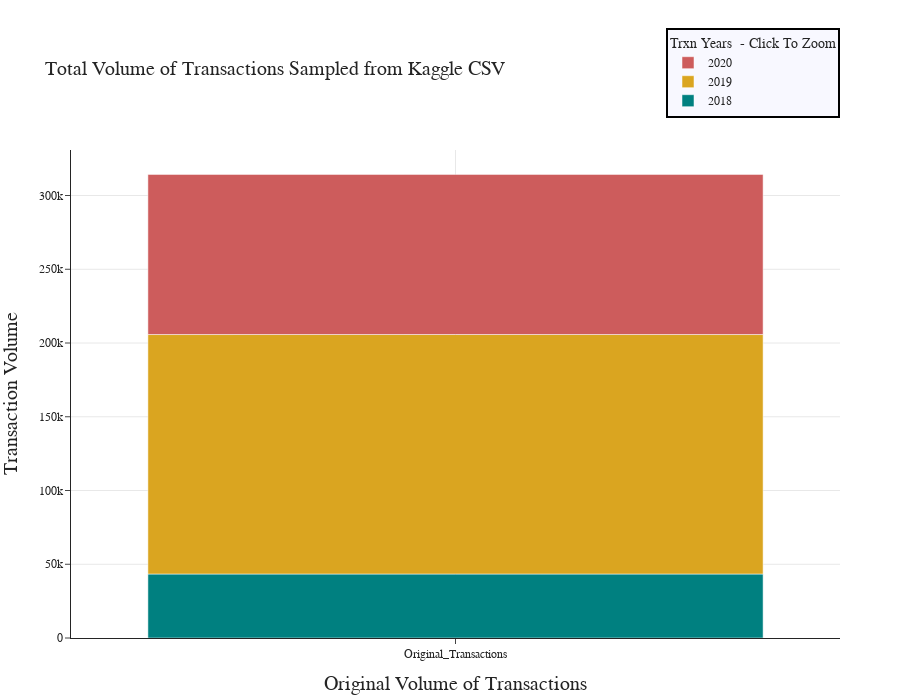

Notebook source saved alongside this figure:
### Code cell
# Call function to display Bar Chart for original Trxn Size Breakdown per Year
col_list2 = ["txn_year"]
barchart_Text2="Total Volume of Transactions Sampled from Kaggle CSV"
xAxis_txt='Original Volume of Transactions'
display_HMBarChart(df_barchart2, df_HM_CustTrxnArtcls, col_list2, barchart_Text2, xAxis_txt)

### Figure 1 — Plotly figure (JSON) as saved in the notebook; plotly's stock layout.template omitted (floating-point values rounded to 4 significant figures)
{"data": [{"alignmentgroup": "True", "hovertemplate": "Year=2018<br>Split=%{x}<br>Number of Trxns=%{y}<extra></extra>", "legendgroup": "2018", "marker": {"color": "teal"}, "name": "2018", "offsetgroup": "2018", "orientation": "v", "showlegend": true, "textposition": "auto", "type": "bar", "x": ["Original_Transactions"], "xaxis": "x", "y": [43368], "yaxis": "y"}, {"alignmentgroup": "True", "hovertemplate": "Year=2019<br>Split=%{x}<br>Number of Trxns=%{y}<extra></extra>", "legendgroup": "2019", "marker": {"color": "goldenrod"}, "name": "2019", "offsetgroup": "2019", "orientation": "v", "showlegend": true, "textposition": "auto", "type": "bar", "x": ["Original_Transactions"], "xaxis": "x", "y": [162383], "yaxis": "y"}, {"alignmentgroup": "True", "hovertemplate": "Year=2020<br>Split=%{x}<br>Number of Trxns=%{y}<extra></extra>", "legendgroup": "2020", "marker": {"color": "indianred"}, "name": "2020", "offsetgroup": "2020", "orientation": "v", "showlegend": true, "textposition": "auto", "type": "bar", "x": ["Original_Transactions"], "xaxis": "x", "y": [108558], "yaxis": "y"}], "layout": {"barmode": "relative", "font": {"family": "Rockwell"}, "height": 700, "legend": {"bgcolor": "ghostwhite", "bordercolor": "Black", "borderwidth": 2, "itemclick": "toggleothers", "orientation": "v", "title": {"text": "Trxn Years  - Click To Zoom"}, "tracegroupgap": 0, "traceorder": "reversed", "x": 1, "xanchor": "right", "y": 1.25, "yanchor": "top"}, "margin": {"b": 10, "l": 10, "r": 60, "t": 150}, "title": {"font": {"size": 20}, "text": "Total Volume of Transactions Sampled from Kaggle CSV"}, "xaxis": {"anchor": "y", "domain": [0, 1], "showgrid": true, "ticks": "outside", "title": {"font": {"size": 20}, "text": "Original Volume of Transactions"}}, "yaxis": {"anchor": "x", "domain": [0, 1], "showgrid": true, "title": {"font": {"size": 20}, "text": "Transaction Volume"}}}}
